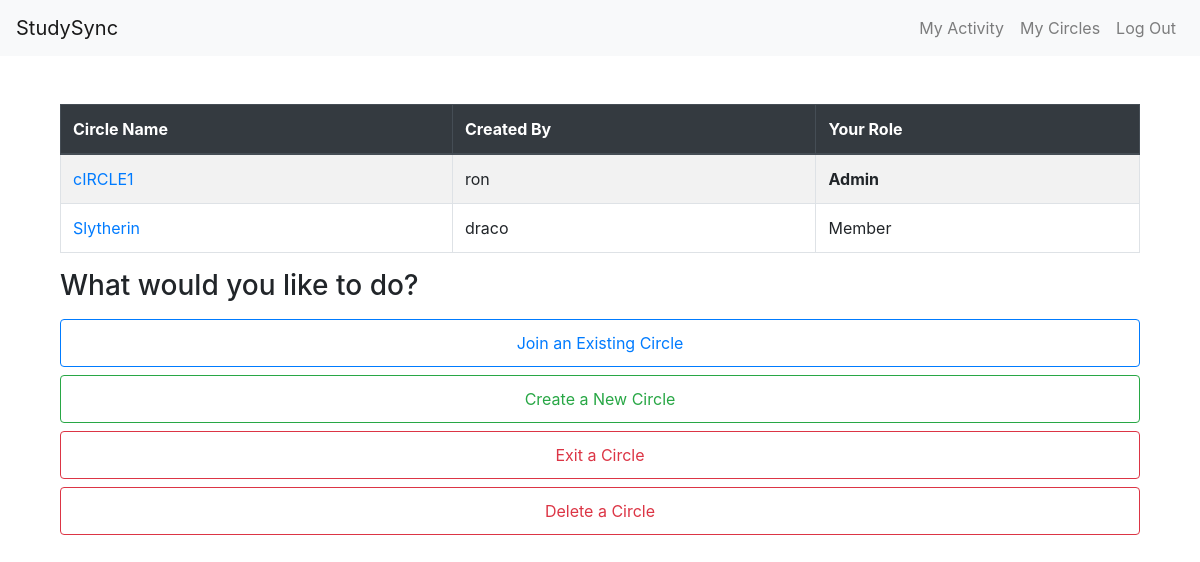
The app's page /circles (signed in) with its own data.
### planner/models.py (models this page shows)
class Membership(models.Model):
    user = models.ForeignKey(User, on_delete = models.CASCADE)
    circle = models.ForeignKey(Circle, on_delete = models.CASCADE, related_name='memberships')
    role = models.CharField(
    max_length = 20,
    choices = (('admin', 'Admin'), ('member', 'Member'),),
    default = 'member'
    )
    class Meta:
        unique_together = ('user', 'circle')

class Circle(models.Model):
    name = models.CharField(max_length = 50)
    created_by = models.ForeignKey(
        User,
        on_delete=models.CASCADE,
        related_name="circles_created",
    )
    members = models.ManyToManyField(
        User,
        related_name="circles",
        blank=True
    )

class User(AbstractUser):
    pass

### planner/views.py (the view)
# urls.py: path("circles", views.circles, name="circles"),
def circles(request):
    user = request.user
    memberships = Membership.objects.filter(user=request.user).select_related('circle', 'circle__created_by')
    return render(request, "planner/circles.html", {"memberships": memberships})

### planner/templates/planner/circles.html (shortened to what this page needs)
{% extends 'planner/layout.html' %}
{% block body %}
<div class="container mt-4">
<div class="table-responsive">
<table class="table table-bordered table-striped table-hover">
    <thead class="thead-dark">
        <tr>
            <th>Circle Name</th>
            <th>Created By</th>
            <th>Your Role</th>
        </tr>
    </thead>
    <tbody>
        {% for m in memberships %}
        <tr>
            <td><a href="{% url 'circle' m.circle.id %}">{{ m.circle.name }}</a></td>
            <td>{{ m.circle.created_by.username }}</td>
            <td>{% if m.role == 'admin' %}<strong>Admin</strong>{% else %}Member{% endif %}</td>
        </tr>
        {% empty %}
        <tr>
            <td colspan="3">You are not part of any circles yet.</td>
        </tr>
        {% endfor %}
    </tbody>
</table>
</div>
    {% if form_type == "join" %}
    <div class="col-xl-6 col-lg-7 col-md-9 col-12">
        <h3 class="mb-3">Join a Circle</h3>
        <form action="{% url 'join' %}" method="post" class="mb-4">
            {% csrf_token %}
            <input autocomplete="off" class="form-control mb-2" name="c_id" placeholder="Enter Circle ID" type="number" required>
            <button class="btn btn-primary w-100" type="submit">Join</button>
        </form>
        <a href="{% url 'circles' %}" class="btn btn-secondary">Back</a>
    </div>
    {% else %}
        <h3 class="mb-3">What would you like to do?</h3>
        <form action="{% url 'join' %}" method="get" class="mb-2">
            <button class="btn btn-outline-primary w-100" type="submit">Join an Existing Circle</button>
        </form>
        <form action="{% url 'create' %}" method="get" class = "mb-2">
            <button class="btn btn-outline-success w-100" type="submit">Create a New Circle</button>
        </form>
        <form action="{% url 'exit' %}" method="get" class = "mb-2">
            <button class="btn btn-outline-danger w-100" type="submit">Exit a Circle</button>
        </form>
        <form action="{% url 'delete' %}" method="get" class = "mb-2">
            <button class="btn btn-outline-danger w-100" type="submit">Delete a Circle</button>
        </form>
</div>
    {% endif %}
{% endblock %}

### planner/static/styles.css (style rules this page uses)
td { max-width:200px; word-wrap:break-word; }
button { padding:10px 14px; }
input, select, button { min-height:48px; font-size:16px; }

### records on screen
Membership: circle.name "cIRCLE1", circle.created_by.username "ron", role "Admin"
Membership: circle.name "Slytherin", circle.created_by.username "draco", role "Member"
